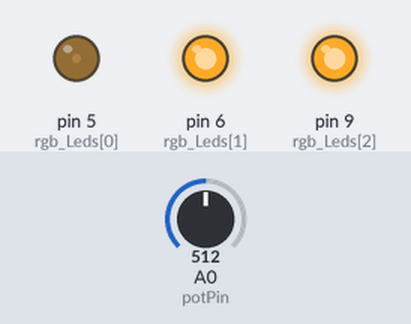
Bench run of a sketch on a simulated Arduino Uno, built with avr-gcc and run on an emulated ATmega328P. Shown: output pins drawn as LEDs (lit = HIGH). The inputs (shaded band) are chosen by the test bench; at power-on: A0 (potPin) = 512.

Above: at 1.2 s.
1.3 s: A0 (potPin) set to 716
4.3 s: A0 (potPin) set to 306
At 5.07 s:
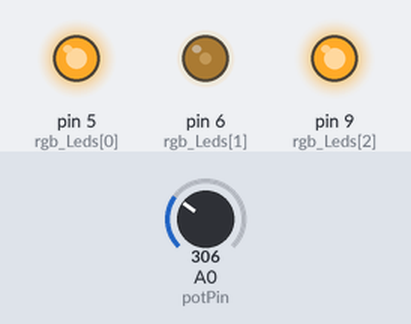
At 6.93 s:
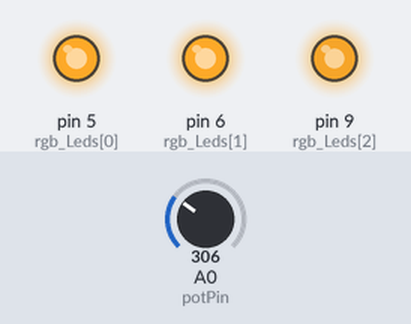
7.3 s: A0 (potPin) set to 900
At 7.57 s:
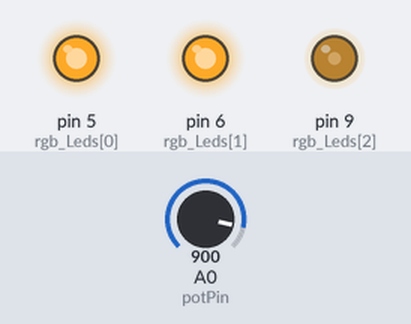
10.3 s: A0 (potPin) set to 511
16.3 s: A0 (potPin) set to 1023
Timing chart, 0 to 51.2 s (numbered marks = the images above; inputs shaded):
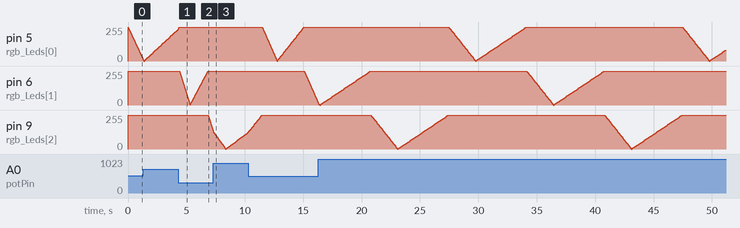

Measured:
- after the input at 1.3 s, pin 6 (rgb_Leds[1]): stays 255/255 (without the input it goes to 251/255 after 2.4 s)
- after the input at 4.3 s, pin 9 (rgb_Leds[2]): moves from 255/255 to 131/255 over 0.42 s, starting after 2.6 s
- after the input at 7.3 s, pin 5 (rgb_Leds[0]): stops changing and stays 252/255

The sketch:

Board_Setup_Fade_Pot.ino
```cpp
byte rgb_Leds[] = {5, 6, 9};

int led_Delay;

byte potPin = A0;

void setup() {
  // put your setup code here, to run once:
  for (int i = 0; i < 3; i++){
    pinMode(rgb_Leds[i], OUTPUT);
    digitalWrite(rgb_Leds[i], HIGH);
  }
}

void loop() {
  // put your main code here, to run repeatedly:
  for (int x = 0; x < 3; x++){
    for (int m = 255; m > 0; m-=4){
      led_Delay = 5+analogRead(potPin)/32;
      analogWrite(rgb_Leds[x], m);
      delay(led_Delay);
    }
    for (int m = 0; m < 255; m+=4){
      led_Delay = 5+analogRead(potPin)/16;
      analogWrite(rgb_Leds[x], m);
      delay(led_Delay);
    }
  }
}
```
